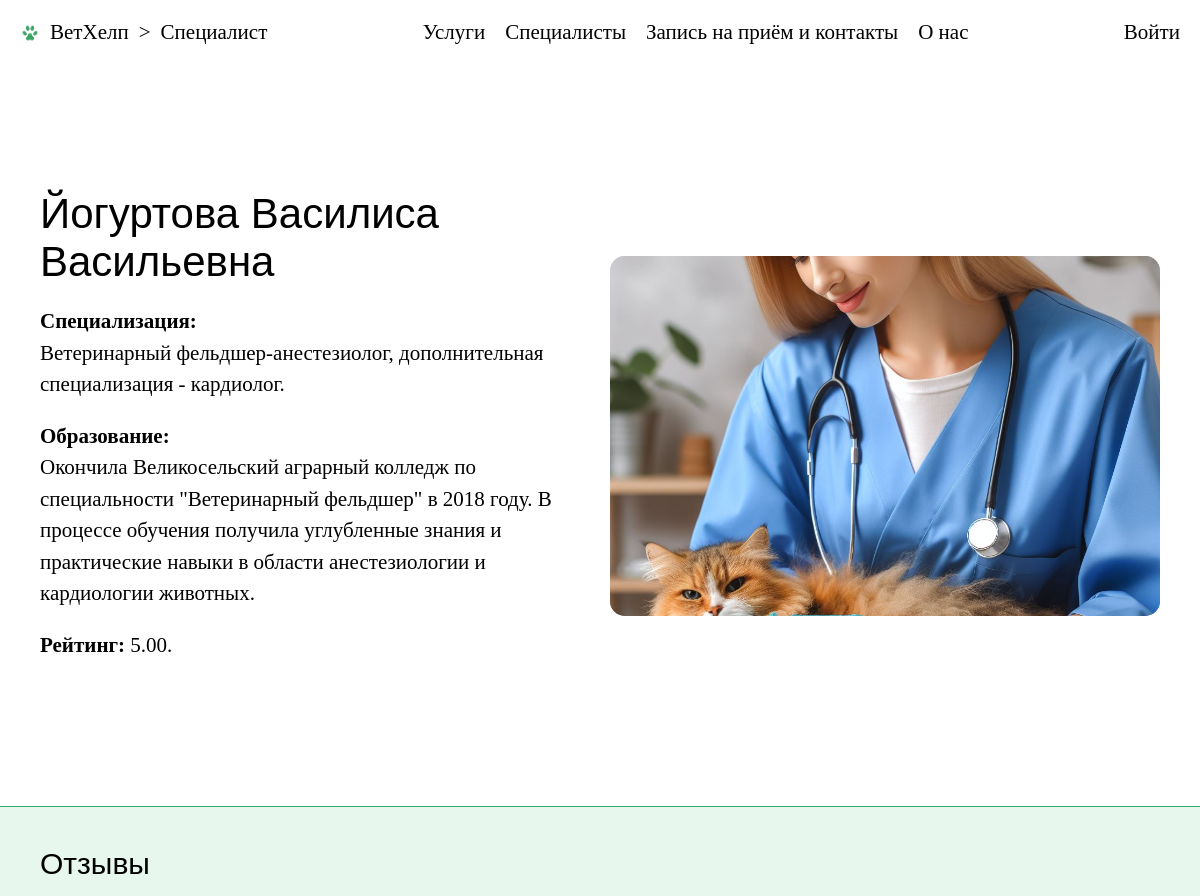
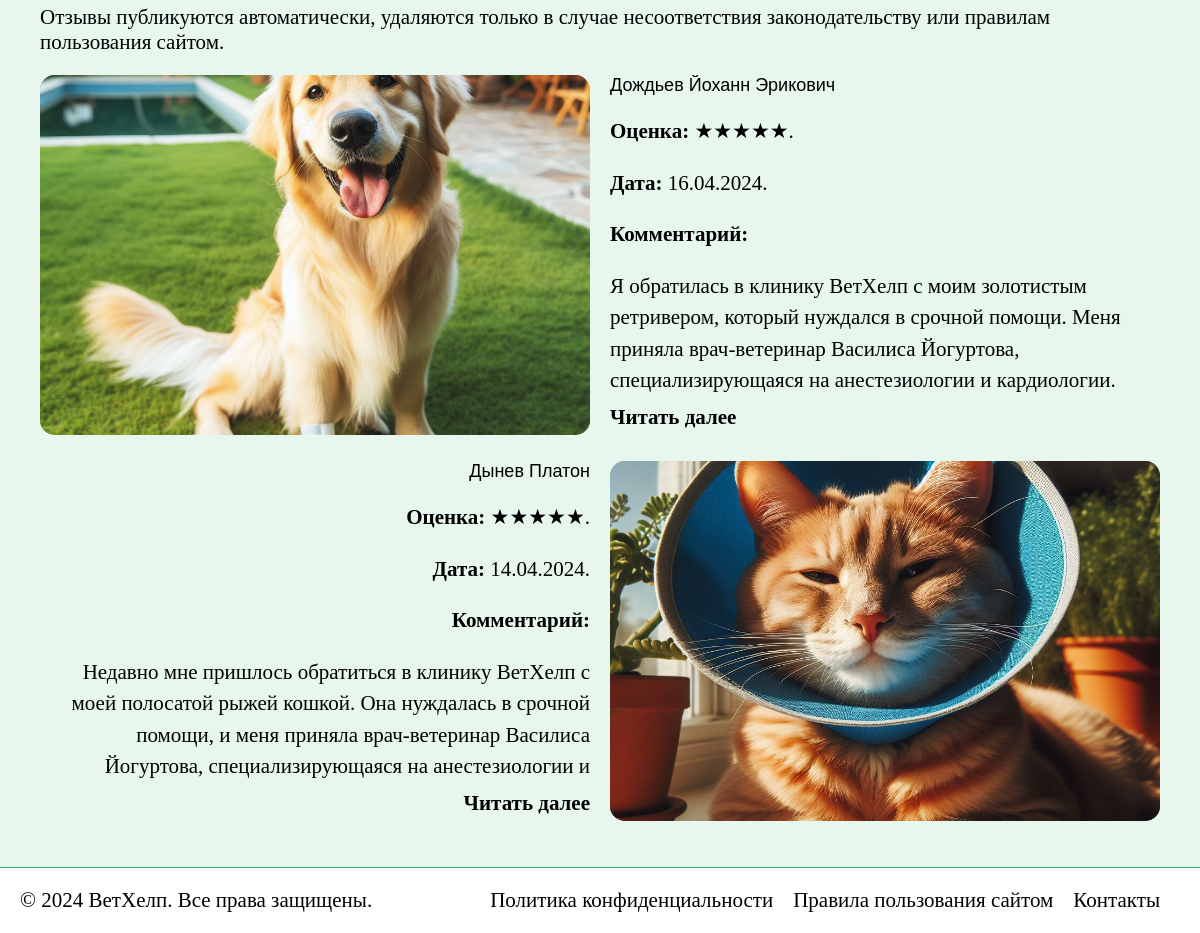
Screenshot of /specialist.php?id=1 with the database file from the repository (2 pictures, top to bottom).
### tables this page shows
CREATE TABLE `specialist` (
  `id` int(11) NOT NULL,
  `surname` varchar(100) NOT NULL,
  `first_name` varchar(50) NOT NULL,
  `patronymic` varchar(100) DEFAULT NULL,
  `specialization` varchar(2000) NOT NULL,
  `education` varchar(2000) NOT NULL,
  `cover_filename` varchar(300) NOT NULL,
  `specialist_type_id` int(11) NOT NULL
);

CREATE TABLE `review` (
  `id` int(11) NOT NULL,
  `specialist_id` int(11) NOT NULL,
  `user_id` int(11) NOT NULL,
  `review_date` date NOT NULL,
  `rating` int(11) NOT NULL,
  `review` text NOT NULL,
  `cover_filename` varchar(300) DEFAULT NULL
);

CREATE TABLE `user` (
  `id` int(11) NOT NULL,
  `surname` varchar(70) DEFAULT NULL,
  `first_name` varchar(70) NOT NULL,
  `patronymic` varchar(70) DEFAULT NULL,
  `phone_number` varchar(16) NOT NULL,
  `email` varchar(256) NOT NULL,
  `password_hash` varchar(255) NOT NULL
);

### specialist.php (the view, shortened to what this page needs)
<!DOCTYPE html>
<html lang="en">
<head>
    <link rel="stylesheet" href="styles/style.css">
</head>
<body>
<?php
    $title = '';
    $message = '';
    if (count($_GET) > 0 && isset($_GET['id'])) {
        $object = new Dbh;
        $pdo = $object->connect();
        $sql = "select * from specialist where id = :id";
        $stmt = $pdo->prepare($sql);
        $params = array(
            ':id' => $_GET['id']
        );
        if ($stmt->execute($params)) {
            if ($stmt->rowCount() > 0) {
                $sql1 = "select round(avg(rating), 2) as 'average_rating' from review where specialist_id = :id";
                $stmt1 = $pdo->prepare($sql1);
                $params1 = array(
                    ':id' => $_GET['id']
                );
                if ($stmt1->execute($params1)) {
                    $row1 = $stmt1->fetch(PDO::FETCH_ASSOC);
                    $rating = $row1['average_rating'];
                }
                $row = $stmt->fetch(PDO::FETCH_ASSOC);
                $SFP = "{$row['surname']} {$row['first_name']} {$row['patronymic']}";
                $specialization = $row['specialization'];
                $education = $row['education'];
                $cover_filename = $row['cover_filename'];
                $small_cover_filename = explode('.', $cover_filename)[0]."_small.".explode('.', $cover_filename)[1];
            } else {
                $title = "Упс!";
                $message = "Неправильный URL. Кажется, специалиста с таким ID не существует в БД.";
            }
        } else {
            $title = "Упс!";
            $message = "Что-то пошло не так при поиске специалиста в БД.";
        }
    } else {
        $title = "Упс!";
        $message = "URL-адрес введён не полностью.";
    }
    $pages = array(
        "ВетХелп" => "./",
        "Специалист" => ""
    );
    include_once 'php/components/breadcrumbs.php';
    include_once 'php/components/header.php';
?>
    <div class="hero">
        <div class="hero__start">
            <div class="hero__start__wrapper">
                <?php if ($title == '' && $message == '') { ?>
                <h1 class="section__main-block__block__wrapper__heading"><?php echo $SFP; ?></h1>
                <p class="section__main-block__block__wrapper__paragraph"><b>Специализация:</b><br>
                    <?php echo $specialization; ?>
                </p>
                <p class="section__main-block__block__wrapper__paragraph"><b>Образование:</b><br>
                    <?php echo $education; ?>
                </p>
                <p class="section__main-block__block__wrapper__paragraph"><b>Рейтинг:</b> <?php echo $rating; ?>.</p>
                <?php } else { ?>
                    <h1 class="section__main-block__block__wrapper__heading"><?php echo $title; ?></h1>
                    <p class="section__main-block__block__wrapper__paragraph"><?php echo $message; ?></p>
                <?php } ?>
            </div>
        </div>
        <div class="hero__end">
            <?php if ($title == '' && $message == '') { ?>
            <div class="hero__end__image-wrapper blur-load" style="background-image: url('img/doctors/<?php echo $small_cover_filename; ?>');">
                <img src="img/doctors/<?php echo $cover_filename; ?>" alt="">
            </div>
            <?php } else { ?>
                <div class="hero__end__image-wrapper blur-load" style="background-image: url('img/404_small.jpg');">
                    <img src="img/404.jpeg" alt="">
                </div>
            <?php } ?>
        </div>
    </div>
<?php if ($title == '' && $message == '') { ?>
<div class="section-wrapper">
    <section class="section" id="reviews">
        <div class="section__info">
            <h2 class="section__info__heading">Отзывы</h2>
            <p class="section__info__paragraph">Отзывы публикуются автоматически, удаляются только в случае несоответствия законодательству или правилам пользования сайтом.</p>
        </div>
        <div class="section__changing-content">
            <div>
                <?php
                    $sql = "select *, REPLACE(review.review, char(10), '<br/>') as processed_review from review, user where review.specialist_id = :id and review.user_id = user.id";
                    $stmt = $pdo->prepare($sql);
                    $params = array(
                        ':id' => $_GET['id']
                    );
                    if ($stmt->execute($params)) {
                        if ($stmt->rowCount() > 0) {
                            while ($row = $stmt->fetch(PDO::FETCH_ASSOC)) {
                                $reviewer_SFP = $row['surname'] . ' ' . $row['first_name'] . ' ' . $row['patronymic'];
                                $review_rating = $row['rating'];
                                $review_date = explode('-', $row['review_date'])[2] . '.' . explode('-', $row['review_date'])[1] . '.' . explode('-', $row['review_date'])[0];
                                $review = $row['processed_review'];
                                $review_cover_filename = $row['cover_filename'];
                                $review_small_cover_filename = explode('.', $review_cover_filename)[0]."_small.".explode('.', $review_cover_filename)[1];
                                ?>
                                <div class="section__main-block--fr1-1">
                                    <div class="section__main-block__block">
                                        <div class="hero__end__image-wrapper blur-load" style="background-image: url('img/reviews/<?php echo $review_small_cover_filename; ?>');">
                                            <img src="img/reviews/<?php echo $review_cover_filename; ?>" alt="Доктор" loading="lazy">
                                        </div>
                                    </div>
                                    <div class="section__main-block__block--review">
                                        <div class="section__main-block__block__wrapper--justify-start" tabindex="1">
                                            <h3 class="section__main-block__block__wrapper__heading"><?php echo $reviewer_SFP; ?></h3>
                                            <p class="section__main-block__block__wrapper__paragraph"><b>Оценка:</b> <?php for ($i = 0; $i < $review_rating; $i++) { echo '★'; } for ($i = 0; $i < 5-$review_rating; $i++) { echo '✩'; } ?>.</p>
                                            <p class="section__main-block__block__wrapper__paragraph"><b>Дата:</b> <?php echo $review_date; ?>.</p>
                                            <p class="section__main-block__block__wrapper__paragraph"><b>Комментарий:</b></p>
                                            <p class="section__main-block__block__wrapper__paragraph">
                                                <?php echo str_replace('\r', '<br>', $review); ?>
                                            </p>
                                        </div>
                                        <div>
                                            <a tabindex="1"><b>Читать далее</b></a>
                                        </div>
                                    </div>
                                </div>
                                <?php
                            }
                        } else {
                            echo "<div class='notification'>Данному специалисту ещё не оставили отзывов.</div>";
                        }
                    }
                ?>
            </div>
        </div>
    </section>
</div>
<?php } else { ?>
<?php } ?>
    <footer class="footer">
        <div class="footer__start-block">
            © 2024 ВетХелп. Все права защищены.
        </div>
        <div class="footer__middle-block">
            <a href="#" class="header-link">Политика конфиденциальности</a>
            <a href="#" class="header-link">Правила пользования сайтом</a>
            <a href="#" class="header-link">Контакты</a>
        </div>
    </footer>
</body>
</html>

### php/components/breadcrumbs.php (shortened to what this page needs)
<?php
$breadcrumbsHTML = "<div class='breadcrumbs'>";
foreach ($pages as $pagename => $url) {
    $breadcrumbsHTML .= "
    <div class='breadcrumbs__block'>
        <a href='$url' class='link'>$pagename</a>
    </div>
    ";
}
$breadcrumbsHTML .= "</div>";

### php/components/header.php (shortened to what this page needs)
<header class="header">
    <div class="logo-block"><img src="/vethelp/img/icons/paw_print.png" alt="Логотип" class="logo-block__icon">
    <?php if (!isset($breadcrumbsHTML) || $breadcrumbsHTML == "") { ?>
        ВетХелп
    <?php
    } else {
        echo $breadcrumbsHTML;
    } ?>
    </div>
    <nav class="middle-block">
        <a href="./#services" class="header-link">Услуги</a>
        <a href="./#specialists" class="header-link">Специалисты</a>
        <a href="./#appointment_form" class="header-link">Запись на приём и контакты</a>
        <a href="./#about_us" class="header-link">О нас</a>
    </nav>
    <div class="account-block">
        <?php
        if (!isset($_SESSION['logged_user_id']) || $_SESSION['logged_user_id']=='') {
        ?>
        <a href="./login.php" class="header-link">Войти</a>
        <?php
        } else {
        ?>
        <a href="./login.php" class="header-link">Личный кабинет</a>
        <?php
        } ?>
    </div>
</header>

### rows the page displays
specialist: SFP "Йогуртова Василиса Васильевна", specialization "Ветеринарный фельдшер-анестезиолог, дополнительная специализация - кардиолог.", education "Окончила Великосельский аграрный колледж по специальности \"Ветеринарный фельдшер\" в 2018 году. В процессе обучения получила углубленные знания и практические навыки в области анестезиологии и кардиологии животных.", cover_filename (picture)
review: shows a picture, cover_filename (picture), user.patronymic "Дождьев Йоханн Эрикович", rating 5 (drawn), review_date "16.04.2024", review "Я обратилась в клинику ВетХелп с моим золотистым ретривером, который нуждался в срочной помощи. Меня приняла врач-ветеринар Василиса Йогуртова, специализирующаяся на анестезиологии и кардиологии."
review: shows a picture, cover_filename (picture), user.patronymic "Дынев Платон", rating 5 (drawn), review_date "14.04.2024", review "Недавно мне пришлось обратиться в клинику ВетХелп с моей полосатой рыжей кошкой. Она нуждалась в срочной помощи, и меня приняла врач-ветеринар Василиса Йогуртова, специализирующаяся на анестезиологии и…"

### other values shown
$pagename "ВетХелп"
$pagename "Специалист"
$rating "5.00"
